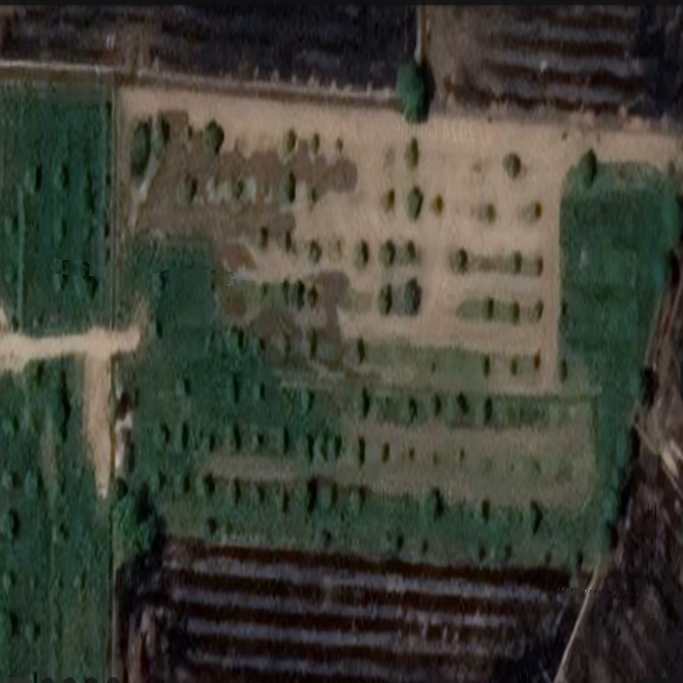
#> input picture images/fliped_images/both_image_53.png.png, 2048 x 2048 px, given in place of images, which was not available (shown at 1/3 size)
$ python rotate.py
#> lines starting #> are read from the running program, lines starting #| are printed output that depends on the picture; pictures that were not available may be replaced by others from this repository, and a replacement may not be noted
import os
import random
import cv2
from PIL import Image

def rotate_and_select_images(image_folder, mask_folder, output_image_folder, output_mask_folder, rotations):
    """
    Rotates images from two input folders to specified degrees, selects a random
    subset, and saves them to corresponding output folders.

    Args:
        image_folder (str): Path to the folder containing original images.
        mask_folder (str): Path to the folder containing corresponding mask images.
        output_image_folder (str): Path to the output folder for rotated images.
        output_mask_folder (str): Path to the output folder for rotated masks.
        rotations (list): A list of rotation angles in degrees.
    """
#> called with image_folder = 'plantation_images/images', mask_folder = 'masks/original', output_image_folder = 'plantation_images/rotated_images', output_mask_folder = 'masks/rotated_masks'
    os.makedirs(output_image_folder, exist_ok=True)
    os.makedirs(output_mask_folder, exist_ok=True)

    num_images_per_rotation = 20

    image_names = os.listdir(image_folder)

    for rotation in rotations:
        for _ in range(num_images_per_rotation):
            image_name = random.choice(image_names)
            image_path = os.path.join(image_folder, image_name)
            mask_path = os.path.join(mask_folder, image_name)

            # Load image and mask (using your preferred library)
            image = Image.open(image_path)
#> image is the input picture: PIL image 2048x2048 RGB; mean R, G, B 63.4, 64.4, 54.3
            mask = Image.open(mask_path)    # PIL
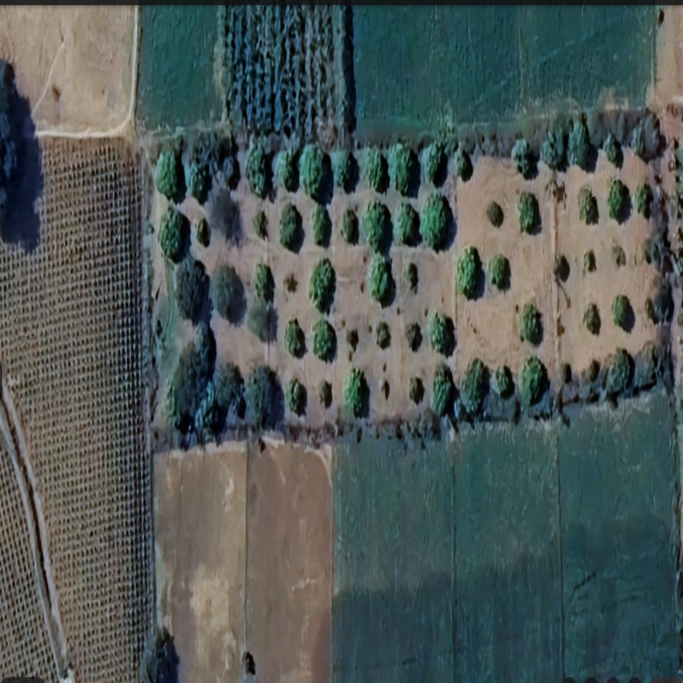
#> input picture images/images/image_25.png, 2048 x 2048 px, given in place of images, which was not available (shown at 1/3 size)
#> mask is the input picture: PIL image 2048x2048 RGBA; mean R, G, B, A 77.7, 87.6, 85.8, 255

            rotated_image = image.rotate(rotation)
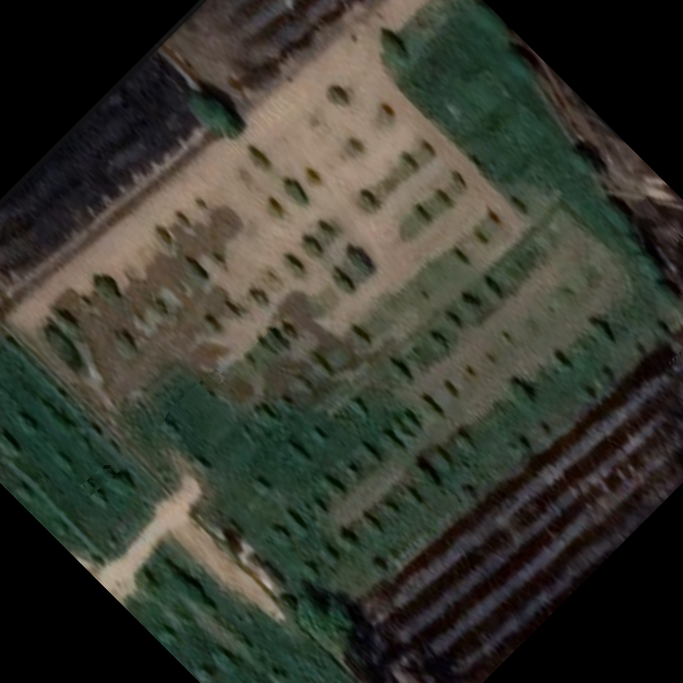
#> rotated_image: PIL image 2048x2048 RGB (shown at 1/3 size); mean R, G, B 56.2, 57.1, 47.7

            # Rotate mask (Pillow)
            rotated_mask = mask.rotate(rotation)
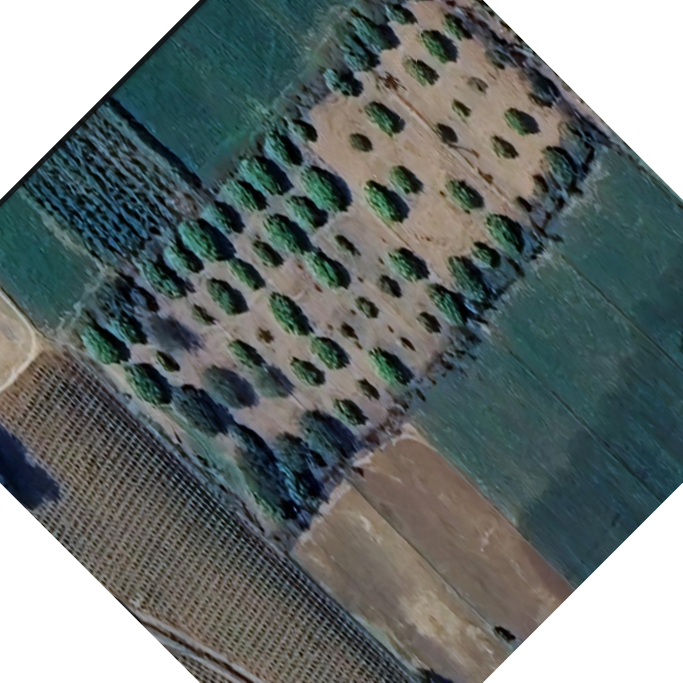
#> rotated_mask: PIL image 2048x2048 RGBA (shown at 1/3 size); mean R, G, B, A 64.6, 72.7, 71.1, 211.3; transparent parts drawn white

            # Save rotated images
            out_image_path = os.path.join(output_image_folder, f"{rotation}_{image_name}")
            out_mask_path = os.path.join(output_mask_folder, f"{rotation}_{image_name}")
            rotated_image.save(out_image_path)
            rotated_mask.save(out_mask_path)

if __name__ == "__main__":
    image_folder = "plantation_images/images"
    mask_folder = "masks/original"
    output_image_folder = "plantation_images/rotated_images"
    output_mask_folder = "masks/rotated_masks"
    rotations = [45, 60, 120, 165, 210]

#> (the run stopped early here; a loop or call above may not have finished)
